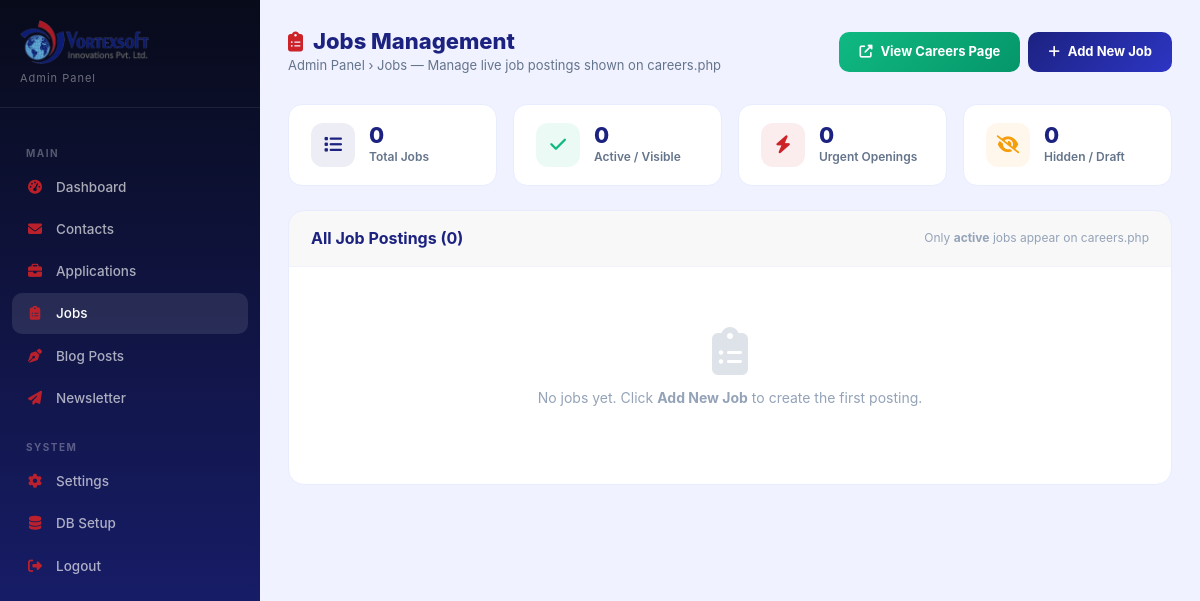
The app's page /admin/jobs.php (signed in), older data.
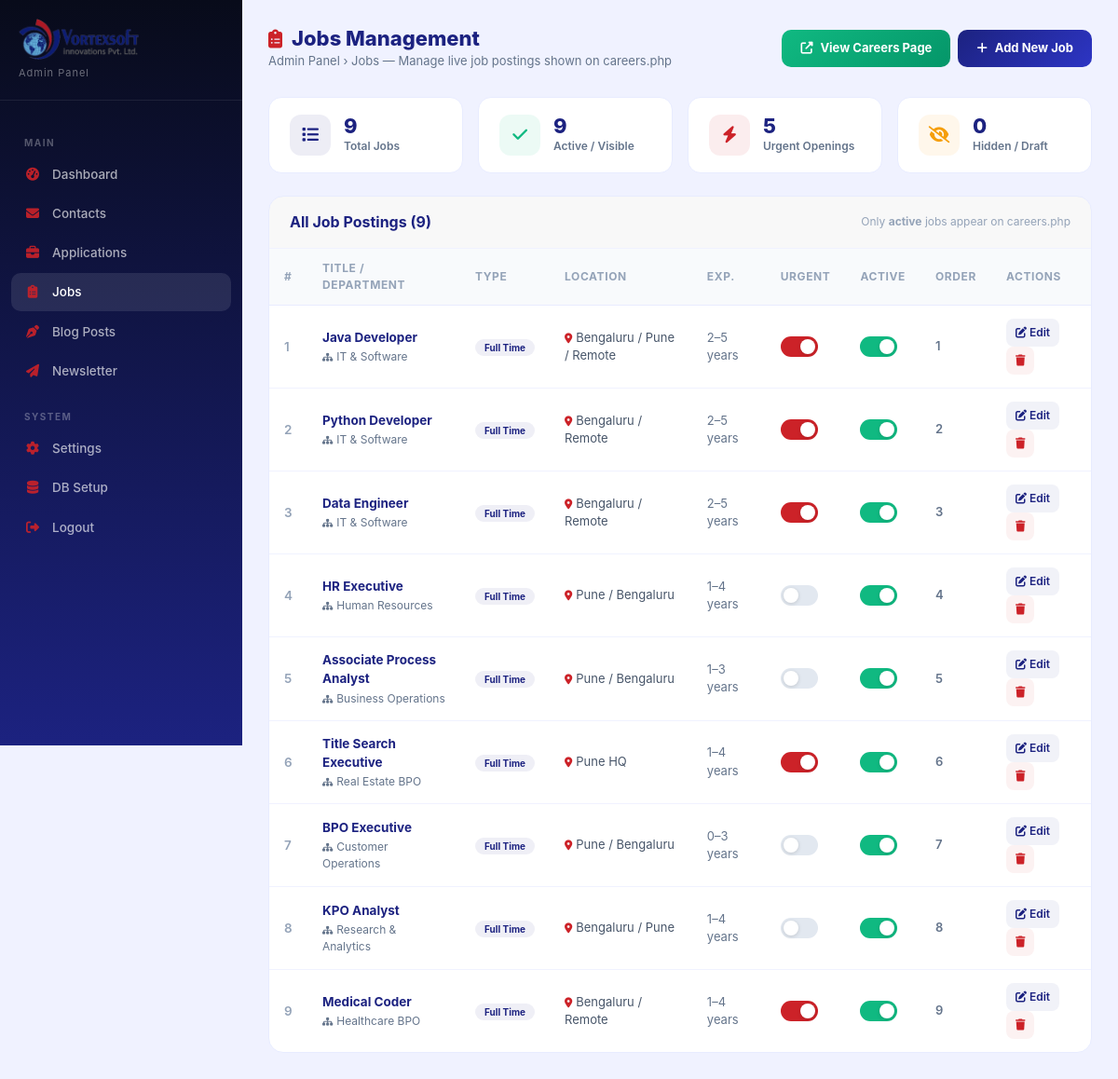
The same page, newer data.
### tables this page shows
CREATE TABLE IF NOT EXISTS `jobs` (
  `id`               INT UNSIGNED NOT NULL AUTO_INCREMENT,
  `title`            VARCHAR(200) NOT NULL,
  `department`       VARCHAR(100) NOT NULL,
  `type`             VARCHAR(60)  NOT NULL DEFAULT 'Full Time',
  `location`         VARCHAR(120) NOT NULL,
  `experience_range` VARCHAR(60)  DEFAULT NULL,
  `skills_json`      TEXT         DEFAULT NULL,
  `description`      TEXT         NOT NULL,
  `is_urgent`        TINYINT(1)   NOT NULL DEFAULT 0,
  `is_active`        TINYINT(1)   NOT NULL DEFAULT 1,
  `sort_order`       INT UNSIGNED NOT NULL DEFAULT 0,
  `created_at`       DATETIME     NOT NULL DEFAULT CURRENT_TIMESTAMP,
  `updated_at`       DATETIME     NOT NULL DEFAULT CURRENT_TIMESTAMP ON UPDATE CURRENT_TIMESTAMP,
  PRIMARY KEY (`id`),
  INDEX `idx_is_active`  (`is_active`),
  INDEX `idx_sort_order` (`sort_order`)
);

### admin/jobs.php (the view, shortened to what the changed rows need)
<?php
$db = getDB();
$jobs = $db->query("SELECT * FROM jobs ORDER BY sort_order ASC, created_at ASC")->fetchAll(PDO::FETCH_ASSOC);
?>
<!DOCTYPE html>
<html lang="en">
<head>
<link rel="stylesheet" href="../assets/vendor/bootstrap.min.css">
<link rel="stylesheet" href="../assets/vendor/fontawesome/all.min.css">
</head>
<body>
<div class="main-content">
    <div class="topbar">
        <div>
            <h1><i class="fas fa-clipboard-list" style="color:#CC2228;margin-right:10px;font-size:20px;"></i>Jobs Management</h1>
        </div>
    </div>
    <div class="stats-row">
        <?php
        $total  = count($jobs);
        $active = count(array_filter($jobs, fn($j) => $j['is_active']));
        $urgent = count(array_filter($jobs, fn($j) => $j['is_urgent']));
        ?>
        <div class="stat-card">
            <div><div class="stat-num"><?= $total ?></div><div class="stat-label">Total Jobs</div></div>
        </div>
        <div class="stat-card">
            <div><div class="stat-num"><?= $active ?></div><div class="stat-label">Active / Visible</div></div>
        </div>
        <div class="stat-card">
            <div><div class="stat-num"><?= $urgent ?></div><div class="stat-label">Urgent Openings</div></div>
        </div>
    </div>
    <div class="card">
        <div class="card-header">
            <h5>All Job Postings (<?= $total ?>)</h5>
            <span style="font-size:12px;color:#94a3b8;">Only <strong>active</strong> jobs appear on careers.php</span>
        </div>
        <?php if (empty($jobs)): ?>
        <div style="text-align:center;padding:60px;color:#94a3b8;">
            <i class="fas fa-clipboard-list" style="font-size:48px;opacity:.3;margin-bottom:12px;display:block;"></i>
            <p style="font-size:14px;">No jobs yet. Click <strong>Add New Job</strong> to create the first posting.</p>
        </div>
        <?php else: ?>
        <div style="overflow-x:auto;">
        <table>
            <thead>
                <tr>
                    <th>#</th>
                    <th>Title / Department</th>
                    <th>Type</th>
                    <th>Location</th>
                    <th>Exp.</th>
                    <th>Urgent</th>
                    <th>Active</th>
                    <th>Order</th>
                    <th>Actions</th>
                </tr>
            </thead>
            <tbody>
            <?php foreach ($jobs as $j): ?>
            <tr>
                <td style="color:#94a3b8;font-weight:600;"><?= $j['id'] ?></td>
                <td>
                    <div style="font-weight:700;color:#1C2280;"><?= htmlspecialchars($j['title']) ?></div>
                    <div style="font-size:12px;color:#64748b;margin-top:2px;"><i class="fas fa-sitemap" style="font-size:10px;margin-right:4px;"></i><?= htmlspecialchars($j['department']) ?></div>
                </td>
                <td><span class="badge-type"><?= htmlspecialchars($j['type']) ?></span></td>
                <td style="font-size:13px;color:#475569;"><i class="fas fa-map-marker-alt" style="color:#CC2228;font-size:11px;margin-right:4px;"></i><?= htmlspecialchars($j['location']) ?></td>
                <td style="font-size:13px;color:#64748b;"><?= htmlspecialchars($j['experience_range'] ?? '—') ?></td>
                <td>
                    <label class="toggle-switch">
                        <span class="toggle-slider" style="<?= $j['is_urgent'] ? 'background:#CC2228' : '' ?>"></span>
                    </label>
                </td>
                <td>
                    <label class="toggle-switch">
                        <span class="toggle-slider"></span>
                    </label>
                </td>
                <td style="font-size:13px;color:#64748b;font-weight:600;"><?= $j['sort_order'] ?></td>
                <td>
                    <button class="btn-action btn-edit" onclick='openEditModal(<?= json_encode($j) ?>)'>
                        <i class="fas fa-edit"></i> Edit
                    </button>
                    <button class="btn-action btn-del" onclick="confirmDelete(<?= $j['id'] ?>, '<?= htmlspecialchars(addslashes($j['title'])) ?>')">
                        <i class="fas fa-trash"></i>
                    </button>
                </td>
            </tr>
            <?php endforeach; ?>
            </tbody>
        </table>
        </div>
        <?php endif; ?>
    </div>
</div>
</body>
</html>

Row changes from the older to the newer data that the page shows:
added jobs: id "1", title "Java Developer", department "IT & Software", type "Full Time", location "Bengaluru / Pune / Remote", experience_range "2–5 years", is_urgent 1 (drawn), sort_order "1"
added jobs: id "2", title "Python Developer", department "IT & Software", type "Full Time", location "Bengaluru / Remote", experience_range "2–5 years", is_urgent 1 (drawn), sort_order "2"
added jobs: id "3", title "Data Engineer", department "IT & Software", type "Full Time", location "Bengaluru / Remote", experience_range "2–5 years", is_urgent 1 (drawn), sort_order "3"
added jobs: id "4", title "HR Executive", department "Human Resources", type "Full Time", location "Pune / Bengaluru", experience_range "1–4 years", is_urgent 0 (drawn), sort_order "4"
added jobs: id "5", title "Associate Process Analyst", department "Business Operations", type "Full Time", location "Pune / Bengaluru", experience_range "1–3 years", is_urgent 0 (drawn), sort_order "5"
added jobs: id "6", title "Title Search Executive", department "Real Estate BPO", type "Full Time", location "Pune HQ", experience_range "1–4 years", is_urgent 1 (drawn), sort_order "6"
added jobs: id "7", title "BPO Executive", department "Customer Operations", type "Full Time", location "Pune / Bengaluru", experience_range "0–3 years", is_urgent 0 (drawn), sort_order "7"
added jobs: id "8", title "KPO Analyst", department "Research & Analytics", type "Full Time", location "Bengaluru / Pune", experience_range "1–4 years", is_urgent 0 (drawn), sort_order "8"
added jobs: id "9", title "Medical Coder", department "Healthcare BPO", type "Full Time", location "Bengaluru / Remote", experience_range "1–4 years", is_urgent 1 (drawn), sort_order "9"
Text that changed along with them:
$total: "0" → "9"
$active: "0" → "9"
$urgent: "0" → "5"
text no longer shown: "No jobs yet. Click Add New Job to create the first posting."
text now shown: "# TITLE / DEPARTMENT TYPE LOCATION EXP. URGENT ACTIVE ORDER ACTIONS"
